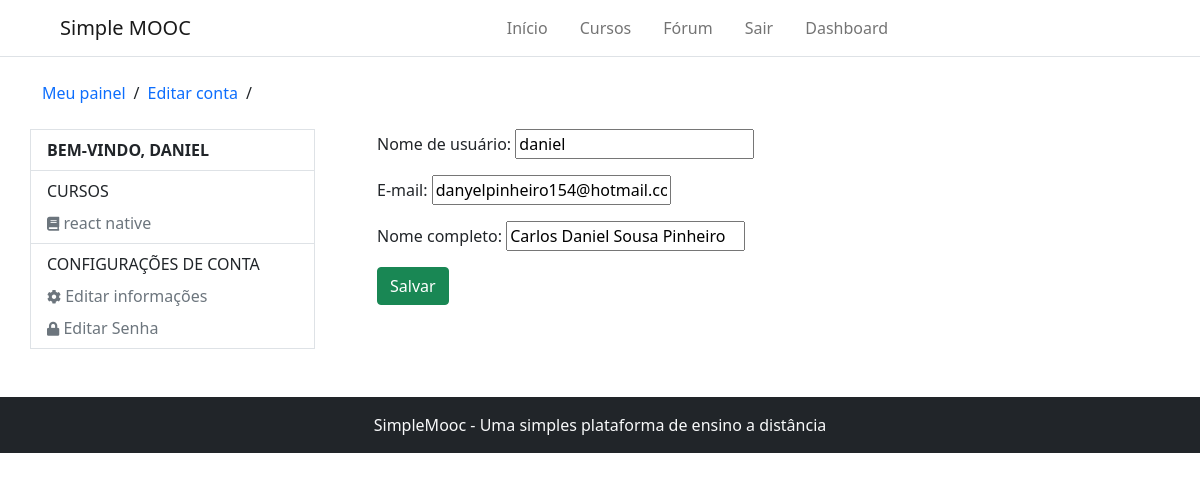
The app's page /accounts/edit_account/ (signed in), older data.
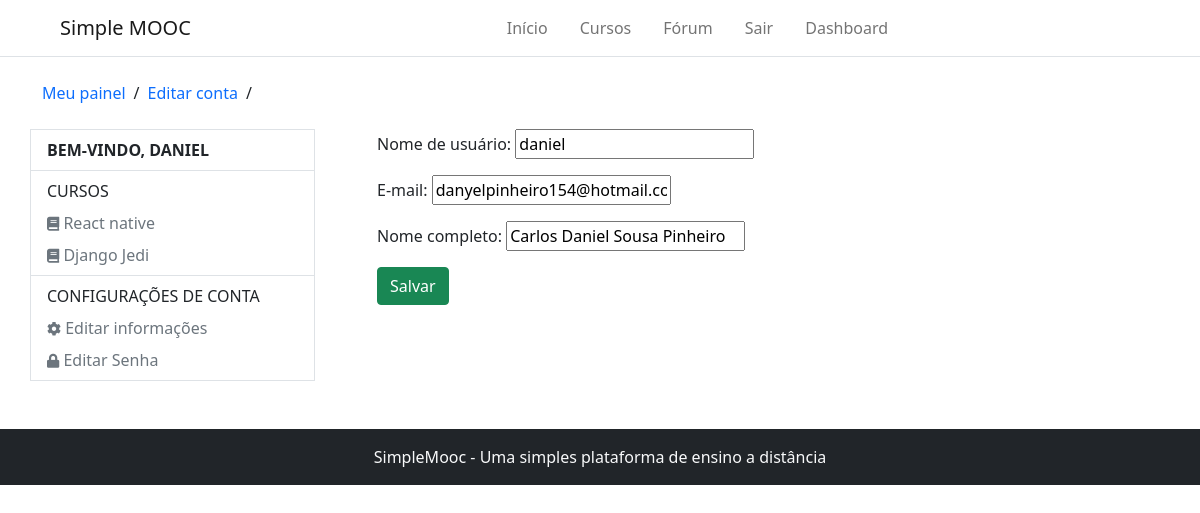
The same page, newer data.
### Courses/models.py (models this page shows, shortened)
class subscribe(models.Model):
    STATUS_CHOICES = (
        (0, 'Análise'),
        (1, 'Aprovado'),
        (2, 'Cancelado'),
    )
    user = models.ForeignKey(settings.AUTH_USER_MODEL, on_delete=models.CASCADE, verbose_name='Usuário')
    course = models.ForeignKey(Course, on_delete=models.CASCADE, verbose_name='Curso')
    status = models.IntegerField(choices=STATUS_CHOICES, default=0, blank=True, verbose_name='Situação')
    created_at = models.DateTimeField(auto_now_add=True, verbose_name='Criado em')
    update_at = models.DateTimeField(auto_now=True, verbose_name='Atualizado em')
    class Meta:
        verbose_name = 'Inscrição'
        verbose_name_plural = 'Inscrições'
        unique_together = (('user', 'course'),)

class Course(models.Model):
    name_course = models.CharField(max_length=50, verbose_name='Nome do curso')
    slug_course = models.SlugField(verbose_name='Atalho', blank=True)
    description_course = models.CharField(max_length=255, verbose_name='Descrição do curso')
    about_course = models.TextField(verbose_name='Sobre o curso')
    image_course = models.ImageField(upload_to='course_img/%Y/%m/%d', verbose_name='Imagem', null=True, blank=True)
    created_at = models.DateTimeField(auto_now_add= True, verbose_name='Data de criação')
    update_at = models.DateTimeField(auto_now=True, verbose_name='Data de atualização')
    objects = CourseManager()
    def __str__(self):
        return self.name_course
    class Meta:
        verbose_name = 'curso'
        verbose_name_plural = 'cursos'

### Accounts/views.py (the view)
# urls.py: path('edit_account/', views.edit_account, name='edit_account'),
@login_required
def edit_account(request):
    form = EditAccountForm(instance=request.user)
    if request.method == 'POST':
        form = EditAccountForm(request.POST, instance=request.user)
        if form.is_valid():
            form.save()
            return redirect('/')
    return render(request, 'registration/edit_account.html', {'form': form})

### Accounts/forms.py
class EditAccountForm(forms.ModelForm):
    class Meta:
        model = User
        fields = ('username', 'email', 'full_name')

### Accounts/models.py (called while the page is built)
    def __str__(self):
        return self.username

### Courses/templatetags/courses_tags.py (called while the page is built)
@register.inclusion_tag('partials/_my_courses.html')
def user_courses(user):
    registrations = subscribe.objects.order_by('-id').filter(user=user)
    return {'registrations': registrations}

### Accounts/templates/registration/edit_account.html (shortened to what this page needs)
{% extends 'registration/dashboard.html' %}
{% block 'breadcrumbs' %}
    {{ block.super }}
    <li><a href="{% url 'edit_account' %}" class="text-decoration-none">Editar conta</a></li>
    <li>/</li>
{% endblock %}
{% block 'dashboard-main' %}
    <form method="POST">
        {{ form.as_p }}
        <button type="submit" class="btn btn-success">Salvar</button>
    </form>
{% endblock %}

### templates/partials/_my_courses.html
{% for subscribe in registrations %}
    <li class="nav-item">
        <a class="nav-link px-0 link-secondary pb-0" aria-current="page" href="{{ subscribe.course.course_user_url }}">
            <i class="fas fa-book" style="font-size: 14px"></i> {{ subscribe.course }}
        </a>
    </li>
{% empty %}
    <p class="text-muted">Você não está escrito em nenhum curso</p>
{% endfor %}

Row changes from the older to the newer data that the page shows:
removed subscribe: course "react native"
added subscribe: course "React native"
added subscribe: course "Django Jedi"
